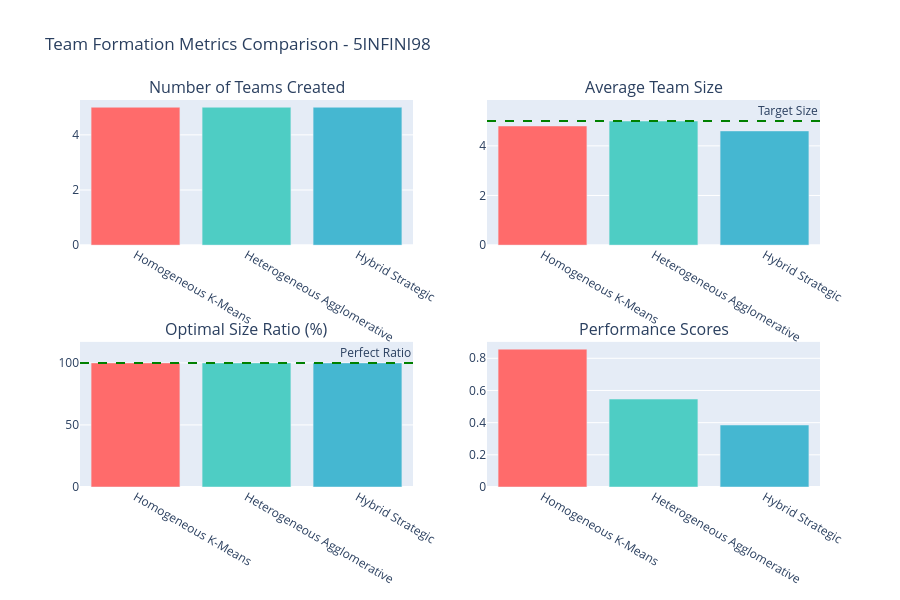

Source (notebook cell):
### Markdown cell above
## 📊 Comprehensive Metrics Visualization and Analysis

Let's create detailed visualizations to compare the performance metrics across all three approaches and provide insights into their effectiveness.

### Code cell
# Comprehensive Metrics Visualization and Comparison
import plotly.graph_objects as go
from plotly.subplots import make_subplots
import numpy as np

print("📊 COMPREHENSIVE METRICS ANALYSIS")
print("="*60)

# Collect all metrics data
all_metrics = []
if 'approach1_metrics' in locals():
    all_metrics.append(approach1_metrics)
if 'approach2_metrics' in locals():
    all_metrics.append(approach2_metrics)
if 'approach3_metrics' in locals():
    all_metrics.append(approach3_metrics)

if all_metrics:
    # 1. PERFORMANCE COMPARISON BAR CHART
    approaches = [metric['approach'] for metric in all_metrics]
    
    # Extract key metrics
    num_teams = [metric['num_teams'] for metric in all_metrics]
    avg_team_sizes = [metric['avg_team_size'] for metric in all_metrics]
    optimal_ratios = [metric.get('optimal_size_ratio', 0) * 100 for metric in all_metrics]
    
    # Create subplots for multiple metrics
    fig = make_subplots(
        rows=2, cols=2,
        subplot_titles=['Number of Teams Created', 'Average Team Size', 
                       'Optimal Size Ratio (%)', 'Performance Scores'],
        specs=[[{"secondary_y": False}, {"secondary_y": False}],
               [{"secondary_y": False}, {"secondary_y": False}]]
    )
    
    colors = ['#FF6B6B', '#4ECDC4', '#45B7D1']
    
    # Teams created
    fig.add_trace(go.Bar(x=approaches, y=num_teams, name='Teams Created',
                        marker_color=colors, showlegend=False), row=1, col=1)
    
    # Average team size
    fig.add_trace(go.Bar(x=approaches, y=avg_team_sizes, name='Avg Team Size',
                        marker_color=colors, showlegend=False), row=1, col=2)
    
    # Optimal size ratio
    fig.add_trace(go.Bar(x=approaches, y=optimal_ratios, name='Optimal Size %',
                        marker_color=colors, showlegend=False), row=2, col=1)
    
    # Performance scores (different metrics for each approach)
    performance_scores = []
    for metric in all_metrics:
        if 'homogeneity_score' in metric:
            performance_scores.append(metric['homogeneity_score'])
        elif 'diversity_score' in metric:
            performance_scores.append(metric['diversity_score'] / 5.0)  # Normalize
        elif 'balance_score' in metric:
            performance_scores.append(metric['balance_score'])
        else:
            performance_scores.append(0.5)  # Default
    
    fig.add_trace(go.Bar(x=approaches, y=performance_scores, name='Performance Score',
                        marker_color=colors, showlegend=False), row=2, col=2)
    
    fig.update_layout(
        title_text=f"Team Formation Metrics Comparison - {selected_class}",
        height=600,
        showlegend=False
    )
    
    # Add target lines
    fig.add_hline(y=5, line_dash="dash", line_color="green", 
                 annotation_text="Target Size", row=1, col=2)
    fig.add_hline(y=100, line_dash="dash", line_color="green", 
                 annotation_text="Perfect Ratio", row=2, col=1)
    
    fig.show()
    
    print(f"📈 Performance comparison shows {len(all_metrics)} approaches analyzed")

else:
    print("⚠️ No metrics data available. Please run all approaches first.")

### Figure 1 — Plotly figure (JSON) as saved in the notebook; plotly's stock layout.template omitted (floating-point values rounded to 4 significant figures)
{"data": [{"marker": {"color": ["#FF6B6B", "#4ECDC4", "#45B7D1"]}, "name": "Teams Created", "showlegend": false, "type": "bar", "x": ["Homogeneous K-Means", "Heterogeneous Agglomerative", "Hybrid Strategic"], "xaxis": "x", "y": [5, 5, 5], "yaxis": "y"}, {"marker": {"color": ["#FF6B6B", "#4ECDC4", "#45B7D1"]}, "name": "Avg Team Size", "showlegend": false, "type": "bar", "x": ["Homogeneous K-Means", "Heterogeneous Agglomerative", "Hybrid Strategic"], "xaxis": "x2", "y": [4.8, 5, 4.6], "yaxis": "y2"}, {"marker": {"color": ["#FF6B6B", "#4ECDC4", "#45B7D1"]}, "name": "Optimal Size %", "showlegend": false, "type": "bar", "x": ["Homogeneous K-Means", "Heterogeneous Agglomerative", "Hybrid Strategic"], "xaxis": "x3", "y": [100, 100, 100], "yaxis": "y3"}, {"marker": {"color": ["#FF6B6B", "#4ECDC4", "#45B7D1"]}, "name": "Performance Score", "showlegend": false, "type": "bar", "x": ["Homogeneous K-Means", "Heterogeneous Agglomerative", "Hybrid Strategic"], "xaxis": "x4", "y": [0.8569, 0.5466, 0.3853], "yaxis": "y4"}], "layout": {"annotations": [{"font": {"size": 16}, "showarrow": false, "text": "Number of Teams Created", "x": 0.225, "xanchor": "center", "xref": "paper", "y": 1, "yanchor": "bottom", "yref": "paper"}, {"font": {"size": 16}, "showarrow": false, "text": "Average Team Size", "x": 0.775, "xanchor": "center", "xref": "paper", "y": 1, "yanchor": "bottom", "yref": "paper"}, {"font": {"size": 16}, "showarrow": false, "text": "Optimal Size Ratio (%)", "x": 0.225, "xanchor": "center", "xref": "paper", "y": 0.375, "yanchor": "bottom", "yref": "paper"}, {"font": {"size": 16}, "showarrow": false, "text": "Performance Scores", "x": 0.775, "xanchor": "center", "xref": "paper", "y": 0.375, "yanchor": "bottom", "yref": "paper"}, {"showarrow": false, "text": "Target Size", "x": 1, "xanchor": "right", "xref": "x2 domain", "y": 5, "yanchor": "bottom", "yref": "y2"}, {"showarrow": false, "text": "Perfect Ratio", "x": 1, "xanchor": "right", "xref": "x3 domain", "y": 100, "yanchor": "bottom", "yref": "y3"}], "height": 600, "shapes": [{"line": {"color": "green", "dash": "dash"}, "type": "line", "x0": 0, "x1": 1, "xref": "x2 domain", "y0": 5, "y1": 5, "yref": "y2"}, {"line": {"color": "green", "dash": "dash"}, "type": "line", "x0": 0, "x1": 1, "xref": "x3 domain", "y0": 100, "y1": 100, "yref": "y3"}], "showlegend": false, "title": {"text": "Team Formation Metrics Comparison - 5INFINI98"}, "xaxis": {"anchor": "y", "domain": [0, 0.45]}, "xaxis2": {"anchor": "y2", "domain": [0.55, 1]}, "xaxis3": {"anchor": "y3", "domain": [0, 0.45]}, "xaxis4": {"anchor": "y4", "domain": [0.55, 1]}, "yaxis": {"anchor": "x", "domain": [0.625, 1]}, "yaxis2": {"anchor": "x2", "domain": [0.625, 1]}, "yaxis3": {"anchor": "x3", "domain": [0, 0.375]}, "yaxis4": {"anchor": "x4", "domain": [0, 0.375]}}}
